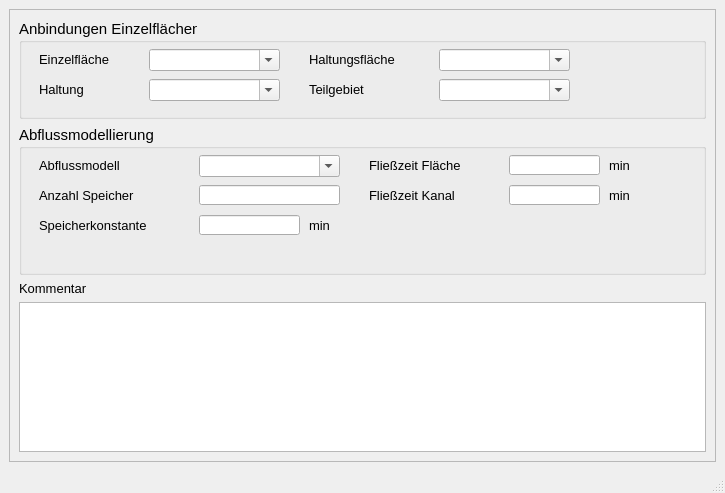
<?xml version="1.0" encoding="UTF-8"?>
<ui version="4.0">
 <class>MainWindow</class>
 <widget class="QMainWindow" name="MainWindow">
  <property name="geometry">
   <rect>
    <x>0</x>
    <y>0</y>
    <width>725</width>
    <height>493</height>
   </rect>
  </property>
  <property name="minimumSize">
   <size>
    <width>570</width>
    <height>390</height>
   </size>
  </property>
  <property name="font">
   <font>
    <family>Tahoma</family>
    <pointsize>10</pointsize>
   </font>
  </property>
  <property name="windowTitle">
   <string>Anbindung Flächen</string>
  </property>
  <property name="layoutDirection">
   <enum>Qt::LeftToRight</enum>
  </property>
  <widget class="QWidget" name="centralwidget">
   <layout class="QGridLayout" name="gridLayout">
    <item row="0" column="0">
     <widget class="QScrollArea" name="scrollArea">
      <property name="widgetResizable">
       <bool>true</bool>
      </property>
      <widget class="QWidget" name="scrollAreaWidgetContents">
       <property name="geometry">
        <rect>
         <x>0</x>
         <y>0</y>
         <width>701</width>
         <height>443</height>
        </rect>
       </property>
       <layout class="QVBoxLayout" name="verticalLayout">
        <item>
         <widget class="QGroupBox" name="groupBox">
          <property name="sizePolicy">
           <sizepolicy hsizetype="Preferred" vsizetype="Preferred">
            <horstretch>0</horstretch>
            <verstretch>100</verstretch>
           </sizepolicy>
          </property>
          <property name="minimumSize">
           <size>
            <width>0</width>
            <height>100</height>
           </size>
          </property>
          <property name="maximumSize">
           <size>
            <width>16777215</width>
            <height>100</height>
           </size>
          </property>
          <property name="font">
           <font>
            <family>Tahoma</family>
            <pointsize>11</pointsize>
            <weight>50</weight>
            <bold>false</bold>
           </font>
          </property>
          <property name="title">
           <string>Anbindungen Einzelflächen</string>
          </property>
          <widget class="QLabel" name="label_23">
           <property name="geometry">
            <rect>
             <x>290</x>
             <y>30</y>
             <width>131</width>
             <height>21</height>
            </rect>
           </property>
           <property name="font">
            <font>
             <family>Tahoma</family>
             <pointsize>10</pointsize>
             <weight>50</weight>
             <bold>false</bold>
            </font>
           </property>
           <property name="text">
            <string>Haltungsfläche</string>
           </property>
           <property name="alignment">
            <set>Qt::AlignLeading|Qt::AlignLeft|Qt::AlignVCenter</set>
           </property>
          </widget>
          <widget class="QComboBox" name="haltnam">
           <property name="geometry">
            <rect>
             <x>130</x>
             <y>60</y>
             <width>131</width>
             <height>22</height>
            </rect>
           </property>
           <property name="toolTip">
            <string>&lt;html&gt;&lt;head/&gt;&lt;body&gt;&lt;p&gt;Haltung, welche die Fläche anbindet&lt;/p&gt;&lt;/body&gt;&lt;/html&gt;</string>
           </property>
           <property name="statusTip">
            <string>Haltung, welche die Fläche anbindet</string>
           </property>
           <property name="editable">
            <bool>true</bool>
           </property>
          </widget>
          <widget class="QLabel" name="label_20">
           <property name="geometry">
            <rect>
             <x>20</x>
             <y>60</y>
             <width>81</width>
             <height>21</height>
            </rect>
           </property>
           <property name="font">
            <font>
             <family>Tahoma</family>
             <pointsize>10</pointsize>
             <weight>50</weight>
             <bold>false</bold>
            </font>
           </property>
           <property name="text">
            <string>Haltung</string>
           </property>
           <property name="alignment">
            <set>Qt::AlignLeading|Qt::AlignLeft|Qt::AlignVCenter</set>
           </property>
          </widget>
          <widget class="QComboBox" name="flnam">
           <property name="geometry">
            <rect>
             <x>130</x>
             <y>30</y>
             <width>131</width>
             <height>22</height>
            </rect>
           </property>
           <property name="toolTip">
            <string>&lt;html&gt;&lt;head/&gt;&lt;body&gt;&lt;p&gt;Name der angebundenen Einzelfläche&lt;/p&gt;&lt;/body&gt;&lt;/html&gt;</string>
           </property>
           <property name="statusTip">
            <string>Name der angebundenen Einzelfläche</string>
           </property>
           <property name="editable">
            <bool>true</bool>
           </property>
          </widget>
          <widget class="QLabel" name="label_4">
           <property name="geometry">
            <rect>
             <x>20</x>
             <y>30</y>
             <width>91</width>
             <height>21</height>
            </rect>
           </property>
           <property name="font">
            <font>
             <family>Tahoma</family>
             <pointsize>10</pointsize>
             <weight>50</weight>
             <bold>false</bold>
            </font>
           </property>
           <property name="text">
            <string>Einzelfläche</string>
           </property>
           <property name="alignment">
            <set>Qt::AlignLeading|Qt::AlignLeft|Qt::AlignVCenter</set>
           </property>
          </widget>
          <widget class="QComboBox" name="tezgnam">
           <property name="geometry">
            <rect>
             <x>420</x>
             <y>30</y>
             <width>131</width>
             <height>22</height>
            </rect>
           </property>
           <property name="toolTip">
            <string>&lt;html&gt;&lt;head/&gt;&lt;body&gt;&lt;p&gt;Name der angebundenen Haltungsfläche (für aufzuteilende Flächen)&lt;/p&gt;&lt;/body&gt;&lt;/html&gt;</string>
           </property>
           <property name="statusTip">
            <string>Name der angebundenen Haltungsfläche (für aufzuteilende Flächen)</string>
           </property>
           <property name="editable">
            <bool>true</bool>
           </property>
          </widget>
          <widget class="QComboBox" name="teilgebiet">
           <property name="geometry">
            <rect>
             <x>420</x>
             <y>60</y>
             <width>131</width>
             <height>22</height>
            </rect>
           </property>
           <property name="toolTip">
            <string>&lt;html&gt;&lt;head/&gt;&lt;body&gt;&lt;p&gt;Zuordnung zu definiertem Teilgebiet&lt;/p&gt;&lt;/body&gt;&lt;/html&gt;</string>
           </property>
           <property name="statusTip">
            <string>Zuordnung zu definiertem Teilgebiet</string>
           </property>
           <property name="editable">
            <bool>true</bool>
           </property>
          </widget>
          <widget class="QLabel" name="label_22">
           <property name="geometry">
            <rect>
             <x>290</x>
             <y>60</y>
             <width>91</width>
             <height>21</height>
            </rect>
           </property>
           <property name="font">
            <font>
             <family>Tahoma</family>
             <pointsize>10</pointsize>
             <weight>50</weight>
             <bold>false</bold>
            </font>
           </property>
           <property name="text">
            <string>Teilgebiet</string>
           </property>
           <property name="alignment">
            <set>Qt::AlignLeading|Qt::AlignLeft|Qt::AlignVCenter</set>
           </property>
          </widget>
         </widget>
        </item>
        <item>
         <widget class="QGroupBox" name="groupBox_2">
          <property name="minimumSize">
           <size>
            <width>0</width>
            <height>150</height>
           </size>
          </property>
          <property name="maximumSize">
           <size>
            <width>16777215</width>
            <height>150</height>
           </size>
          </property>
          <property name="font">
           <font>
            <family>Tahoma</family>
            <pointsize>11</pointsize>
            <weight>50</weight>
            <bold>false</bold>
           </font>
          </property>
          <property name="title">
           <string>Abflussmodellierung</string>
          </property>
          <widget class="QLabel" name="label_6">
           <property name="geometry">
            <rect>
             <x>20</x>
             <y>90</y>
             <width>151</width>
             <height>20</height>
            </rect>
           </property>
           <property name="font">
            <font>
             <family>Tahoma</family>
             <pointsize>10</pointsize>
             <weight>50</weight>
             <bold>false</bold>
            </font>
           </property>
           <property name="text">
            <string>Speicherkonstante</string>
           </property>
           <property name="alignment">
            <set>Qt::AlignLeading|Qt::AlignLeft|Qt::AlignVCenter</set>
           </property>
          </widget>
          <widget class="QLabel" name="label_24">
           <property name="geometry">
            <rect>
             <x>20</x>
             <y>30</y>
             <width>100</width>
             <height>20</height>
            </rect>
           </property>
           <property name="font">
            <font>
             <family>Tahoma</family>
             <pointsize>10</pointsize>
             <weight>50</weight>
             <bold>false</bold>
            </font>
           </property>
           <property name="layoutDirection">
            <enum>Qt::LeftToRight</enum>
           </property>
           <property name="text">
            <string>Abflussmodell</string>
           </property>
           <property name="alignment">
            <set>Qt::AlignLeading|Qt::AlignLeft|Qt::AlignVCenter</set>
           </property>
          </widget>
          <widget class="QComboBox" name="abflusstyp">
           <property name="geometry">
            <rect>
             <x>180</x>
             <y>30</y>
             <width>141</width>
             <height>22</height>
            </rect>
           </property>
           <property name="toolTip">
            <string>&lt;html&gt;&lt;head/&gt;&lt;body&gt;&lt;p&gt;Auswahl aus Tabelle &lt;span style=&quot; font-style:italic;&quot;&gt;Abflusstypen&lt;/span&gt;&lt;/p&gt;&lt;/body&gt;&lt;/html&gt;</string>
           </property>
           <property name="statusTip">
            <string>Auswahl aus Tabelle &quot;Abflusstypen&quot;</string>
           </property>
           <property name="editable">
            <bool>true</bool>
           </property>
          </widget>
          <widget class="QLineEdit" name="fliesszeitflaeche">
           <property name="geometry">
            <rect>
             <x>490</x>
             <y>30</y>
             <width>91</width>
             <height>20</height>
            </rect>
           </property>
           <property name="toolTip">
            <string>&lt;html&gt;&lt;head/&gt;&lt;body&gt;&lt;p&gt;Mittlere Fließzeit für den Oberflächenabfluss / Schwerpunktlaufzeit&lt;/p&gt;&lt;/body&gt;&lt;/html&gt;</string>
           </property>
           <property name="statusTip">
            <string>Mittlere Fließzeit für den Oberflächenabfluss / Schwerpunktlaufzeit</string>
           </property>
          </widget>
          <widget class="QLineEdit" name="speicherzahl">
           <property name="geometry">
            <rect>
             <x>180</x>
             <y>60</y>
             <width>141</width>
             <height>20</height>
            </rect>
           </property>
           <property name="toolTip">
            <string/>
           </property>
           <property name="statusTip">
            <string/>
           </property>
          </widget>
          <widget class="QLabel" name="label_11">
           <property name="geometry">
            <rect>
             <x>590</x>
             <y>60</y>
             <width>31</width>
             <height>21</height>
            </rect>
           </property>
           <property name="font">
            <font>
             <family>Tahoma</family>
             <pointsize>10</pointsize>
             <weight>50</weight>
             <bold>false</bold>
            </font>
           </property>
           <property name="text">
            <string>min</string>
           </property>
          </widget>
          <widget class="QLabel" name="label_5">
           <property name="geometry">
            <rect>
             <x>20</x>
             <y>60</y>
             <width>131</width>
             <height>20</height>
            </rect>
           </property>
           <property name="font">
            <font>
             <family>Tahoma</family>
             <pointsize>10</pointsize>
             <weight>50</weight>
             <bold>false</bold>
            </font>
           </property>
           <property name="text">
            <string>Anzahl Speicher</string>
           </property>
           <property name="alignment">
            <set>Qt::AlignLeading|Qt::AlignLeft|Qt::AlignVCenter</set>
           </property>
          </widget>
          <widget class="QLabel" name="label_10">
           <property name="geometry">
            <rect>
             <x>590</x>
             <y>30</y>
             <width>31</width>
             <height>21</height>
            </rect>
           </property>
           <property name="font">
            <font>
             <family>Tahoma</family>
             <pointsize>10</pointsize>
             <weight>50</weight>
             <bold>false</bold>
            </font>
           </property>
           <property name="text">
            <string>min</string>
           </property>
          </widget>
          <widget class="QLineEdit" name="speicherkonst">
           <property name="geometry">
            <rect>
             <x>180</x>
             <y>90</y>
             <width>101</width>
             <height>20</height>
            </rect>
           </property>
           <property name="toolTip">
            <string>&lt;html&gt;&lt;head/&gt;&lt;body&gt;&lt;p&gt;Speicherkonstante K&lt;/p&gt;&lt;/body&gt;&lt;/html&gt;</string>
           </property>
           <property name="statusTip">
            <string>Speicherkonstante K</string>
           </property>
          </widget>
          <widget class="QLineEdit" name="fliesszeitkanal">
           <property name="geometry">
            <rect>
             <x>490</x>
             <y>60</y>
             <width>91</width>
             <height>20</height>
            </rect>
           </property>
           <property name="toolTip">
            <string>&lt;html&gt;&lt;head/&gt;&lt;body&gt;&lt;p&gt;Mittlere Fließzeit des Oberflächenabflusses im Anschlusskanal&lt;/p&gt;&lt;/body&gt;&lt;/html&gt;</string>
           </property>
           <property name="statusTip">
            <string>Mittlere Fließzeit des Oberflächenabflusses im Anschlusskanal</string>
           </property>
          </widget>
          <widget class="QLabel" name="label_9">
           <property name="geometry">
            <rect>
             <x>350</x>
             <y>60</y>
             <width>141</width>
             <height>21</height>
            </rect>
           </property>
           <property name="font">
            <font>
             <family>Tahoma</family>
             <pointsize>10</pointsize>
             <weight>50</weight>
             <bold>false</bold>
            </font>
           </property>
           <property name="text">
            <string>Fließzeit Kanal</string>
           </property>
           <property name="alignment">
            <set>Qt::AlignLeading|Qt::AlignLeft|Qt::AlignVCenter</set>
           </property>
          </widget>
          <widget class="QLabel" name="label_7">
           <property name="geometry">
            <rect>
             <x>290</x>
             <y>90</y>
             <width>31</width>
             <height>21</height>
            </rect>
           </property>
           <property name="font">
            <font>
             <family>Tahoma</family>
             <pointsize>10</pointsize>
             <weight>50</weight>
             <bold>false</bold>
            </font>
           </property>
           <property name="text">
            <string>min</string>
           </property>
          </widget>
          <widget class="QLabel" name="label_15">
           <property name="geometry">
            <rect>
             <x>350</x>
             <y>30</y>
             <width>121</width>
             <height>21</height>
            </rect>
           </property>
           <property name="font">
            <font>
             <family>Tahoma</family>
             <pointsize>10</pointsize>
             <weight>50</weight>
             <bold>false</bold>
            </font>
           </property>
           <property name="text">
            <string>Fließzeit Fläche</string>
           </property>
           <property name="alignment">
            <set>Qt::AlignLeading|Qt::AlignLeft|Qt::AlignVCenter</set>
           </property>
          </widget>
         </widget>
        </item>
        <item>
         <widget class="QLabel" name="label_25">
          <property name="font">
           <font>
            <family>Tahoma</family>
            <pointsize>10</pointsize>
           </font>
          </property>
          <property name="text">
           <string>Kommentar</string>
          </property>
         </widget>
        </item>
        <item>
         <widget class="QTextEdit" name="kommentar">
          <property name="font">
           <font>
            <family>Tahoma</family>
            <pointsize>10</pointsize>
           </font>
          </property>
          <property name="toolTip">
           <string>&lt;html&gt;&lt;head/&gt;&lt;body&gt;&lt;p&gt;Platz für zusätzliche Kommentare&lt;/p&gt;&lt;/body&gt;&lt;/html&gt;</string>
          </property>
          <property name="statusTip">
           <string>Platz für zusätzliche Kommentare</string>
          </property>
         </widget>
        </item>
       </layout>
      </widget>
     </widget>
    </item>
   </layout>
  </widget>
  <widget class="QStatusBar" name="statusbar"/>
 </widget>
 <tabstops>
  <tabstop>teilgebiet</tabstop>
 </tabstops>
 <resources/>
 <connections/>
</ui>
